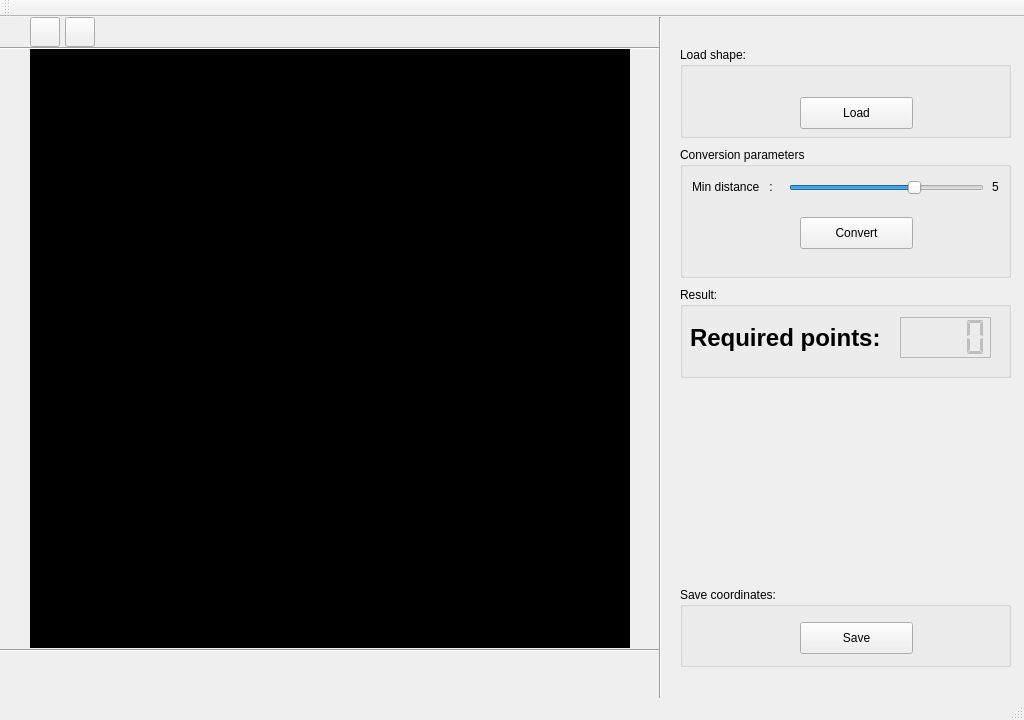
<?xml version="1.0" encoding="UTF-8"?>
<ui version="4.0">
 <class>MainWindow</class>
 <widget class="QMainWindow" name="MainWindow">
  <property name="geometry">
   <rect>
    <x>0</x>
    <y>0</y>
    <width>1024</width>
    <height>720</height>
   </rect>
  </property>
  <property name="windowTitle">
   <string>MainWindow</string>
  </property>
  <widget class="QWidget" name="centralWidget">
   <widget class="Line" name="line">
    <property name="geometry">
     <rect>
      <x>650</x>
      <y>0</y>
      <width>20</width>
      <height>800</height>
     </rect>
    </property>
    <property name="orientation">
     <enum>Qt::Vertical</enum>
    </property>
   </widget>
   <widget class="QGroupBox" name="groupBox">
    <property name="geometry">
     <rect>
      <x>680</x>
      <y>30</y>
      <width>331</width>
      <height>91</height>
     </rect>
    </property>
    <property name="title">
     <string>Load shape:</string>
    </property>
    <widget class="QLabel" name="image_path_label">
     <property name="geometry">
      <rect>
       <x>10</x>
       <y>30</y>
       <width>331</width>
       <height>16</height>
      </rect>
     </property>
     <property name="text">
      <string>&lt;Image_path&gt;</string>
     </property>
    </widget>
    <widget class="QPushButton" name="sel_image">
     <property name="geometry">
      <rect>
       <x>120</x>
       <y>50</y>
       <width>113</width>
       <height>32</height>
      </rect>
     </property>
     <property name="text">
      <string>Load</string>
     </property>
    </widget>
   </widget>
   <widget class="QGroupBox" name="groupBox_2">
    <property name="geometry">
     <rect>
      <x>680</x>
      <y>130</y>
      <width>331</width>
      <height>131</height>
     </rect>
    </property>
    <property name="title">
     <string>Conversion parameters</string>
    </property>
    <widget class="QPushButton" name="convert">
     <property name="geometry">
      <rect>
       <x>120</x>
       <y>70</y>
       <width>113</width>
       <height>32</height>
      </rect>
     </property>
     <property name="text">
      <string>Convert</string>
     </property>
    </widget>
    <widget class="QLabel" name="mindistlabel">
     <property name="geometry">
      <rect>
       <x>305</x>
       <y>32</y>
       <width>21</width>
       <height>16</height>
      </rect>
     </property>
     <property name="text">
      <string>5</string>
     </property>
     <property name="scaledContents">
      <bool>false</bool>
     </property>
     <property name="alignment">
      <set>Qt::AlignCenter</set>
     </property>
    </widget>
    <widget class="QLabel" name="label_3">
     <property name="geometry">
      <rect>
       <x>12</x>
       <y>32</y>
       <width>92</width>
       <height>16</height>
      </rect>
     </property>
     <property name="text">
      <string>Min distance   :</string>
     </property>
    </widget>
    <widget class="QSlider" name="mindistslider">
     <property name="geometry">
      <rect>
       <x>109</x>
       <y>30</y>
       <width>195</width>
       <height>22</height>
      </rect>
     </property>
     <property name="mouseTracking">
      <bool>false</bool>
     </property>
     <property name="minimum">
      <number>1</number>
     </property>
     <property name="maximum">
      <number>30</number>
     </property>
     <property name="singleStep">
      <number>1</number>
     </property>
     <property name="pageStep">
      <number>1</number>
     </property>
     <property name="sliderPosition">
      <number>20</number>
     </property>
     <property name="orientation">
      <enum>Qt::Horizontal</enum>
     </property>
     <property name="invertedAppearance">
      <bool>false</bool>
     </property>
     <property name="invertedControls">
      <bool>false</bool>
     </property>
    </widget>
   </widget>
   <widget class="dragZoomQLabel" name="image">
    <property name="geometry">
     <rect>
      <x>30</x>
      <y>31</y>
      <width>600</width>
      <height>600</height>
     </rect>
    </property>
    <property name="palette">
     <palette>
      <active>
       <colorrole role="Base">
        <brush brushstyle="SolidPattern">
         <color alpha="255">
          <red>255</red>
          <green>255</green>
          <blue>255</blue>
         </color>
        </brush>
       </colorrole>
       <colorrole role="Window">
        <brush brushstyle="SolidPattern">
         <color alpha="255">
          <red>0</red>
          <green>0</green>
          <blue>0</blue>
         </color>
        </brush>
       </colorrole>
      </active>
      <inactive>
       <colorrole role="Base">
        <brush brushstyle="SolidPattern">
         <color alpha="255">
          <red>255</red>
          <green>255</green>
          <blue>255</blue>
         </color>
        </brush>
       </colorrole>
       <colorrole role="Window">
        <brush brushstyle="SolidPattern">
         <color alpha="255">
          <red>0</red>
          <green>0</green>
          <blue>0</blue>
         </color>
        </brush>
       </colorrole>
      </inactive>
      <disabled>
       <colorrole role="Base">
        <brush brushstyle="SolidPattern">
         <color alpha="255">
          <red>0</red>
          <green>0</green>
          <blue>0</blue>
         </color>
        </brush>
       </colorrole>
       <colorrole role="Window">
        <brush brushstyle="SolidPattern">
         <color alpha="255">
          <red>0</red>
          <green>0</green>
          <blue>0</blue>
         </color>
        </brush>
       </colorrole>
      </disabled>
     </palette>
    </property>
    <property name="autoFillBackground">
     <bool>true</bool>
    </property>
    <property name="text">
     <string/>
    </property>
   </widget>
   <widget class="QPushButton" name="zoomin">
    <property name="geometry">
     <rect>
      <x>30</x>
      <y>0</y>
      <width>30</width>
      <height>30</height>
     </rect>
    </property>
    <property name="text">
     <string/>
    </property>
    <property name="icon">
     <iconset>
      <normalon>:/images/zoom-in-32.png</normalon>
     </iconset>
    </property>
    <property name="iconSize">
     <size>
      <width>24</width>
      <height>24</height>
     </size>
    </property>
    <property name="default">
     <bool>false</bool>
    </property>
    <property name="flat">
     <bool>false</bool>
    </property>
   </widget>
   <widget class="QPushButton" name="zoomout">
    <property name="geometry">
     <rect>
      <x>65</x>
      <y>0</y>
      <width>30</width>
      <height>30</height>
     </rect>
    </property>
    <property name="text">
     <string/>
    </property>
    <property name="icon">
     <iconset>
      <normalon>:/images/zoom-out-32.png</normalon>
     </iconset>
    </property>
    <property name="iconSize">
     <size>
      <width>24</width>
      <height>24</height>
     </size>
    </property>
   </widget>
   <widget class="QLCDNumber" name="numberofpoints">
    <property name="enabled">
     <bool>false</bool>
    </property>
    <property name="geometry">
     <rect>
      <x>900</x>
      <y>300</y>
      <width>91</width>
      <height>41</height>
     </rect>
    </property>
    <property name="font">
     <font>
      <pointsize>6</pointsize>
     </font>
    </property>
    <property name="frameShape">
     <enum>QFrame::StyledPanel</enum>
    </property>
    <property name="frameShadow">
     <enum>QFrame::Sunken</enum>
    </property>
    <property name="lineWidth">
     <number>1</number>
    </property>
    <property name="midLineWidth">
     <number>2</number>
    </property>
    <property name="smallDecimalPoint">
     <bool>false</bool>
    </property>
    <property name="digitCount">
     <number>4</number>
    </property>
    <property name="segmentStyle">
     <enum>QLCDNumber::Flat</enum>
    </property>
    <property name="intValue" stdset="0">
     <number>0</number>
    </property>
   </widget>
   <widget class="QLabel" name="label_4">
    <property name="geometry">
     <rect>
      <x>690</x>
      <y>300</y>
      <width>201</width>
      <height>41</height>
     </rect>
    </property>
    <property name="font">
     <font>
      <pointsize>18</pointsize>
      <weight>75</weight>
      <bold>true</bold>
     </font>
    </property>
    <property name="text">
     <string>Required points:</string>
    </property>
   </widget>
   <widget class="QGroupBox" name="groupBox_3">
    <property name="geometry">
     <rect>
      <x>680</x>
      <y>270</y>
      <width>331</width>
      <height>91</height>
     </rect>
    </property>
    <property name="title">
     <string>Result:</string>
    </property>
   </widget>
   <widget class="QGroupBox" name="groupBox_4">
    <property name="geometry">
     <rect>
      <x>680</x>
      <y>570</y>
      <width>331</width>
      <height>80</height>
     </rect>
    </property>
    <property name="title">
     <string>Save coordinates:</string>
    </property>
    <widget class="QPushButton" name="save">
     <property name="geometry">
      <rect>
       <x>120</x>
       <y>35</y>
       <width>113</width>
       <height>32</height>
      </rect>
     </property>
     <property name="text">
      <string>Save</string>
     </property>
    </widget>
   </widget>
   <widget class="Line" name="line_2">
    <property name="geometry">
     <rect>
      <x>0</x>
      <y>30</y>
      <width>660</width>
      <height>3</height>
     </rect>
    </property>
    <property name="orientation">
     <enum>Qt::Horizontal</enum>
    </property>
   </widget>
   <widget class="Line" name="line_3">
    <property name="geometry">
     <rect>
      <x>0</x>
      <y>632</y>
      <width>660</width>
      <height>3</height>
     </rect>
    </property>
    <property name="orientation">
     <enum>Qt::Horizontal</enum>
    </property>
   </widget>
   <widget class="Line" name="line_4">
    <property name="geometry">
     <rect>
      <x>0</x>
      <y>700</y>
      <width>660</width>
      <height>3</height>
     </rect>
    </property>
    <property name="orientation">
     <enum>Qt::Horizontal</enum>
    </property>
   </widget>
   <zorder>groupBox_3</zorder>
   <zorder>groupBox_2</zorder>
   <zorder>line</zorder>
   <zorder>groupBox</zorder>
   <zorder>image</zorder>
   <zorder>zoomin</zorder>
   <zorder>zoomout</zorder>
   <zorder>numberofpoints</zorder>
   <zorder>label_4</zorder>
   <zorder>groupBox_4</zorder>
   <zorder>line_2</zorder>
   <zorder>line_3</zorder>
   <zorder>line_4</zorder>
  </widget>
  <widget class="QMenuBar" name="menuBar">
   <property name="geometry">
    <rect>
     <x>0</x>
     <y>0</y>
     <width>1024</width>
     <height>25</height>
    </rect>
   </property>
  </widget>
  <widget class="QToolBar" name="mainToolBar">
   <attribute name="toolBarArea">
    <enum>TopToolBarArea</enum>
   </attribute>
   <attribute name="toolBarBreak">
    <bool>false</bool>
   </attribute>
  </widget>
  <widget class="QStatusBar" name="statusBar"/>
 </widget>
 <layoutdefault spacing="6" margin="11"/>
 <customwidgets>
  <customwidget>
   <class>dragZoomQLabel</class>
   <extends>QLabel</extends>
   <header>dragzoomqlabel.h</header>
  </customwidget>
 </customwidgets>
 <resources/>
 <connections/>
</ui>
